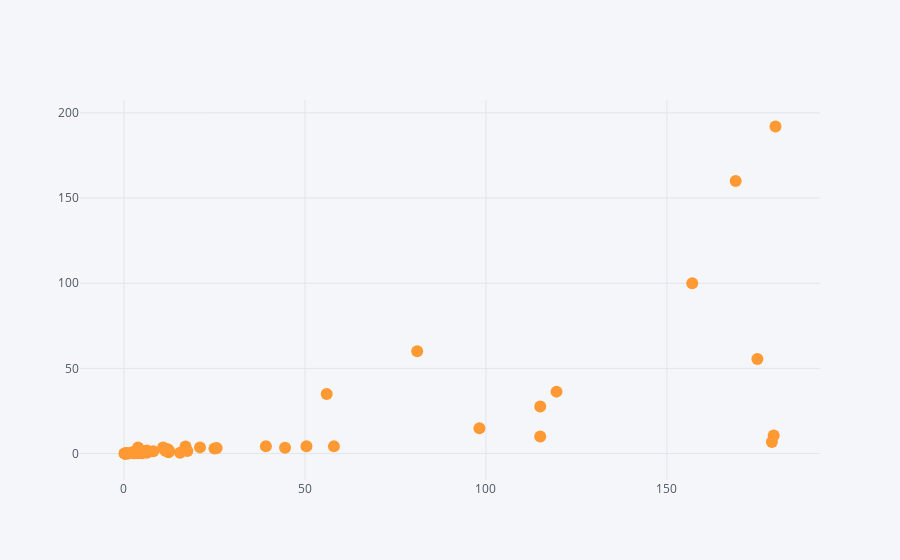

Source (notebook cell):
### Code cell
mammals.iplot(x='body',y='brain',kind='scatter',mode='markers')

### Figure 1 — Plotly figure (JSON) as saved in the notebook; plotly's stock layout.template omitted (floating-point values rounded to 4 significant figures)
{"data": [{"line": {"color": "rgba(255, 153, 51, 1.0)", "dash": "solid", "width": 1.3}, "marker": {"size": 12, "symbol": "dot"}, "mode": "markers", "name": "brain", "text": "", "type": "scatter", "x": [44.5, 15.5, 8.1, 119.5, 115, 98.2, 5.5, 58, 6.4, 4, 5.7, 6.6, 0.14, 1, 10.8, 12.3, 6.3, 0.3, 3.5, 115, 25.6, 5, 17.5, 12.3, 3.9, 179, 56, 17, 1, 0.4, 0.25, 12.5, 12.1, 175, 157, 179.5, 2.4, 81, 21, 39.2, 1.9, 1.2, 3, 0.33, 180, 25, 169, 2.6, 11.4, 2.5, 50.4], "y": [3.385, 0.48, 1.35, 36.33, 27.66, 14.83, 1.04, 4.19, 0.425, 0.101, 0.92, 1, 0.005, 0.06, 3.5, 2, 1.7, 0.023, 0.785, 10, 3.3, 0.2, 1.41, 0.75, 3.5, 6.8, 35, 4.05, 0.12, 0.023, 0.01, 1.4, 2.5, 55.5, 100, 10.55, 0.55, 60, 3.6, 4.288, 0.28, 0.075, 0.122, 0.048, 192, 3, 160, 0.9, 1.62, 0.104, 4.235]}], "layout": {"legend": {"bgcolor": "#F5F6F9", "font": {"color": "#4D5663"}}, "paper_bgcolor": "#F5F6F9", "plot_bgcolor": "#F5F6F9", "titlefont": {"color": "#4D5663"}, "xaxis1": {"gridcolor": "#E1E5ED", "showgrid": true, "tickfont": {"color": "#4D5663"}, "title": "", "titlefont": {"color": "#4D5663"}, "zerolinecolor": "#E1E5ED"}, "yaxis1": {"gridcolor": "#E1E5ED", "showgrid": true, "tickfont": {"color": "#4D5663"}, "title": "", "titlefont": {"color": "#4D5663"}, "zerolinecolor": "#E1E5ED"}}}
